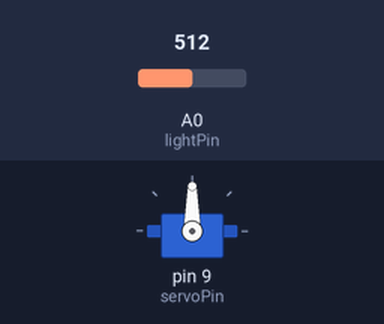
A sketch run on a simulated Arduino Uno, built with avr-gcc and run on an emulated ATmega328P. On the bench: servo. Inputs (shaded band) come from the test bench; at power-on: A0 (lightPin) = 512.

Above: at 1.2 s.
1.3 s: A0 (lightPin) set to 716
At 2.2 s:
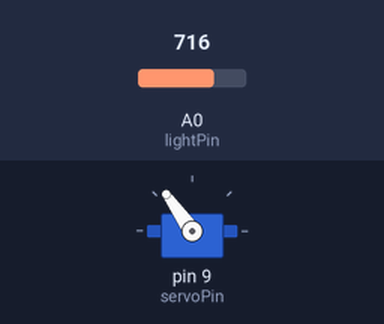
2.8 s: A0 (lightPin) set to 900
At 3.3 s:
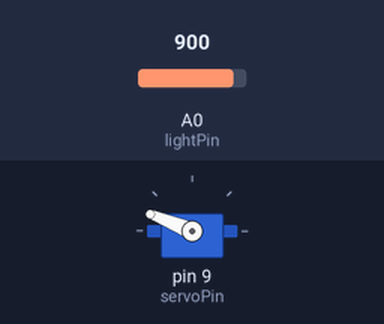
4.3 s: A0 (lightPin) set to 1023
At 5.5 s:
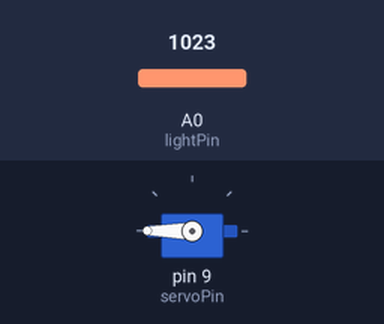
5.8 s: A0 (lightPin) set to 306
At 6.8 s:
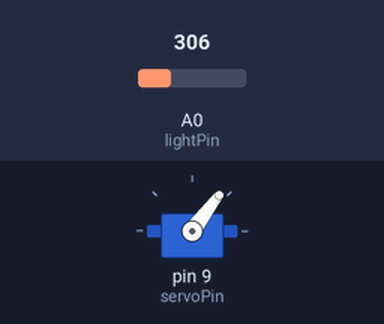
7.3 s: A0 (lightPin) set to 122
At 8.0 s:
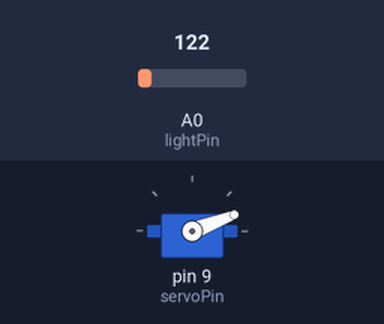
Timing chart, 0 to 9.8 s (numbered marks = the images above; inputs shaded):
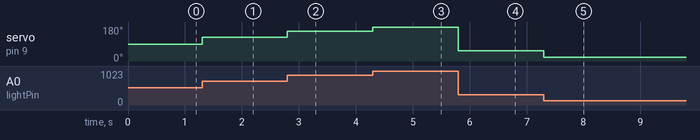

The sketch:

light_servo.ino
```cpp
//Controls a Servo Motor using the info from a light Sensor

#include <Servo.h>

//Define Pins
int servoPin = 9;
int lightPin = 0;

//Create Servo Object
Servo servo;

void setup(){
  //Attaches the Servo to our object
  servo.attach(servoPin);
}

void loop(){
  //Read the light Sensor and adjust values (0 - 1023)
  int value = analogRead(lightPin);
  int pos = map(value, 0, 1023, 0, 180);

  //Turn the servo
  servo.write(pos);

}
```

Measured:
- after the input at 1.3 s, servo on pin 9 (servoPin): 90° → 125° at once
- after the input at 2.8 s, servo on pin 9 (servoPin): 125° → 158° at once
- after the input at 4.3 s, servo on pin 9 (servoPin): 158° → 180° at once
- after the input at 5.8 s, servo on pin 9 (servoPin): 180° → 53° at once
- after the input at 7.3 s, servo on pin 9 (servoPin): 53° → 21° at once
